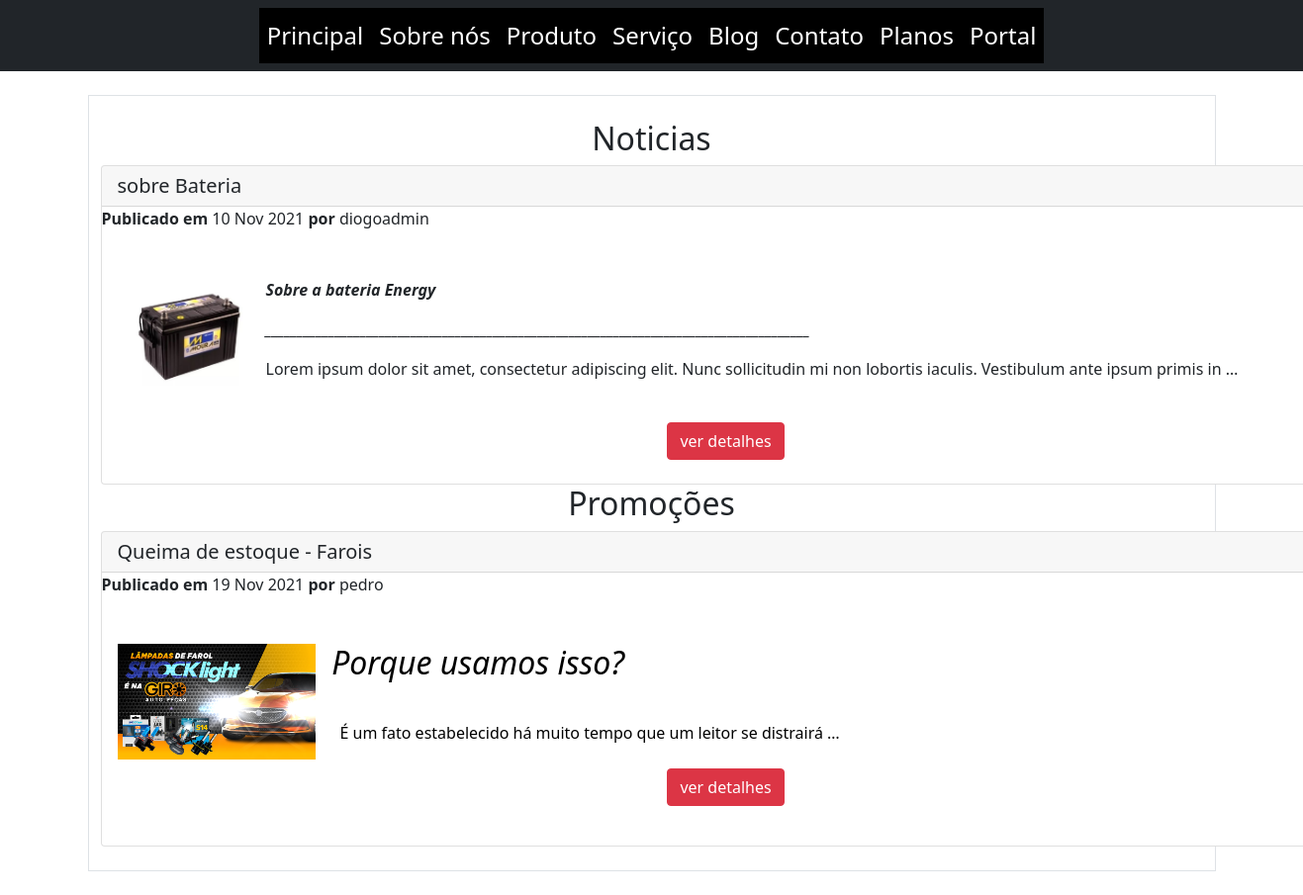
Page /postagem/blog/ on the earlier database version.
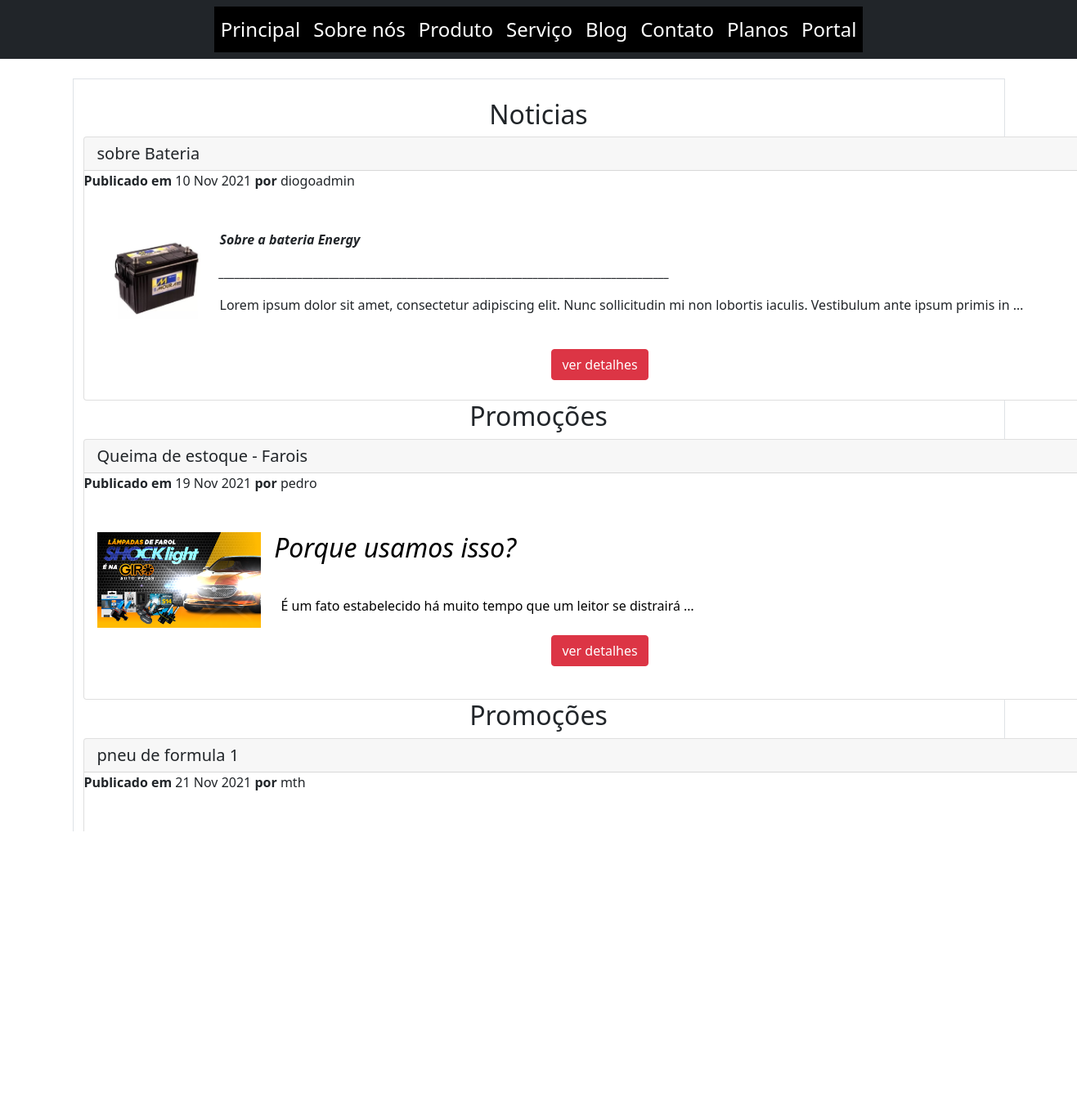
Same page on the later database version.
### blog/models.py (models this page shows, shortened)
class Post(models.Model):
    titulo = models.CharField(max_length=255)
    slug = models.SlugField(max_length=255, unique=True)
    conteudo = RichTextUploadingField(null=True)
    autor = models.ForeignKey(User, on_delete=models.CASCADE)
    criacao = models.DateTimeField(auto_now_add=True)
    atualizacao = models.DateTimeField(auto_now=True)
    categoria = models.ForeignKey(Categoria, on_delete=models.CASCADE)
    class Meta:
        ordering = ('criacao',)
    def get_absolute_url(self):
        return reverse('blog:detail', kwargs={'slug': self.slug, 'pk': self.id})

class Categoria(models.Model):
    nome = models.CharField(max_length=100)
    def __str__(self):
        return self.nome

### blog/views.py (the view)
# urls.py: path('postagem/blog/', PostListView.as_view(), name='list'),
class PostListView(ListView):
    model = Post

### blog/templates/blog/post_list.html (shortened to what this page needs)
{% extends "paginas/base.html" %}
{% load static %}
{% block conteudo %}
<div class="container border border-ranger py-4 my-4">
    <div class="" >
        {% for post in post_list %}
            <div class="">
                <h2 class="text-center">{{post.categoria}}</h2>
                <div class="card text-justify-center" style="width: 79rem">
                    <h5 class="card-header text-dark">{{post.titulo}}</a></h5>
                    <p class="date"><strong> Publicado em </strong>{{ post.criacao|date:"d M Y" }}<strong> por </strong> {{ post.autor }}</p>
                    <div class="card-body">
                        <p>{{ post.conteudo|safe|linebreaks|truncatewords:30 }}</p>
                    </div>
                    <p class="container-fluid text-center py-2 ">
                        <a href="{{ post.get_absolute_url }}" class="btn btn-danger text-white">ver detalhes</a>
                    </p>
                </div>
            </div>
        {% endfor %}
    </div>
</div>
{% endblock %}

### paginas/templates/paginas/base.html (shortened to what this page needs)
{% load static %}
<!DOCTYPE html>
<html lang="pt-br">
<head>
    <link href="https://cdn.jsdelivr.net/npm/bootstrap@5.1.2/dist/css/bootstrap.min.css" rel="stylesheet">
    <link rel="stylesheet" href="https://cdnjs.cloudflare.com/ajax/libs/font-awesome/4.7.0/css/font-awesome.min.css">
    <link rel="stylesheet" href="https://cdn.jsdelivr.net/npm/bootstrap-icons@1.6.1/font/bootstrap-icons.css">
    <link href="//maxcdn.bootstrapcdn.com/font-awesome/4.1.0/css/font-awesome.min.css" rel="stylesheet">
</head>
<body>
    {% block navbar %}
    <nav class="navbar navbar-expand-sm bg-dark navbar-dark">
        <div class="container-fluid justify-content-center">
            <ul class="navbar-nav">
                <li class="nav-item">
                    <a class="nav-link active" href="{% url 'home' %}">Principal</a>
                </li>
                <li class="nav-item">
                    <a class="nav-link active" href="#sobre">Sobre nós</a>
                </li>
                <li class="nav-item">
                    <a class="nav-link active" href="{% url 'produto-list' %}">Produto</a>
                </li>
                <li class="nav-item">
                    <a class="nav-link active" href="#servicos">Serviço</a>
                </li>
                <li class="nav-item">
                    <a class="nav-link active " href="{% url 'blog:list' %}">Blog</a>
                </li>
                <li class="nav-item">
                    <a class="nav-link active" href="#contato">Contato</a>
                </li>
                <li class="nav-item">
                    <a class="nav-link active" href="#pagamento">Planos</a>
                </li>
                <li class="nav-item">
                    <a class="nav-link active" href="{% url 'login' %}">Portal</a>
                </li>
            </ul>
        </div>
    </nav>
    {% endblock %}
    {% block conteudo %}
    {% endblock %}
</body>
</html>

### paginas/templates/paginas/base.html (style rules this page uses)
.navbar-nav a { font-size: 24px; color: green; }
.navbar-nav a:link { padding: 10px; }
.active { background-color: black; }

Differences in the rows shown:
added Post: categoria "Promoções", titulo "pneu de formula 1", criacao "21 Nov 2021", autor "mth", conteudo (picture)
